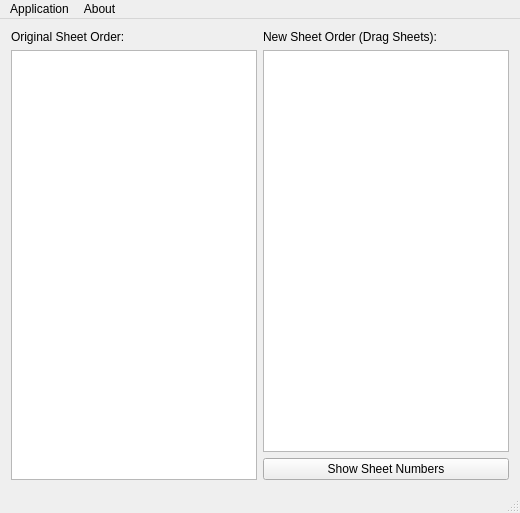
<?xml version="1.0" encoding="UTF-8"?>
<ui version="4.0">
 <class>MainWindow</class>
 <widget class="QMainWindow" name="MainWindow">
  <property name="geometry">
   <rect>
    <x>0</x>
    <y>0</y>
    <width>520</width>
    <height>513</height>
   </rect>
  </property>
  <property name="windowTitle">
   <string>MainWindow</string>
  </property>
  <widget class="QWidget" name="centralWidget">
   <layout class="QHBoxLayout" name="horizontalLayout">
    <item>
     <layout class="QVBoxLayout" name="verticalLayout">
      <item>
       <widget class="QLabel" name="label">
        <property name="text">
         <string>Original Sheet Order:</string>
        </property>
       </widget>
      </item>
      <item>
       <widget class="QListWidget" name="listWidget_original">
        <property name="editTriggers">
         <set>QAbstractItemView::NoEditTriggers</set>
        </property>
        <property name="selectionMode">
         <enum>QAbstractItemView::NoSelection</enum>
        </property>
        <property name="selectionBehavior">
         <enum>QAbstractItemView::SelectItems</enum>
        </property>
       </widget>
      </item>
     </layout>
    </item>
    <item>
     <layout class="QVBoxLayout" name="verticalLayout_2">
      <item>
       <widget class="QLabel" name="label_2">
        <property name="text">
         <string>New Sheet Order (Drag Sheets):</string>
        </property>
       </widget>
      </item>
      <item>
       <widget class="QListWidget" name="listWidget_new">
        <property name="dragEnabled">
         <bool>true</bool>
        </property>
        <property name="dragDropMode">
         <enum>QAbstractItemView::InternalMove</enum>
        </property>
        <property name="selectionMode">
         <enum>QAbstractItemView::ContiguousSelection</enum>
        </property>
       </widget>
      </item>
      <item>
       <widget class="QPushButton" name="pushButton_renumber">
        <property name="text">
         <string>Show Sheet Numbers</string>
        </property>
       </widget>
      </item>
     </layout>
    </item>
   </layout>
  </widget>
  <widget class="QMenuBar" name="menuBar">
   <property name="geometry">
    <rect>
     <x>0</x>
     <y>0</y>
     <width>520</width>
     <height>20</height>
    </rect>
   </property>
   <widget class="QMenu" name="menuFile">
    <property name="title">
     <string>Application</string>
    </property>
    <addaction name="actionOpen"/>
    <addaction name="actionSave"/>
    <addaction name="actionDisable_Hirarchy_Warning"/>
   </widget>
   <widget class="QMenu" name="menuAbout">
    <property name="title">
     <string>About</string>
    </property>
    <addaction name="actionAbout"/>
    <addaction name="actionAbout_Qt"/>
   </widget>
   <addaction name="menuFile"/>
   <addaction name="menuAbout"/>
  </widget>
  <widget class="QStatusBar" name="statusBar"/>
  <action name="actionOpen">
   <property name="text">
    <string>Open Schematic</string>
   </property>
   <property name="shortcut">
    <string>Ctrl+O</string>
   </property>
  </action>
  <action name="actionSave">
   <property name="text">
    <string>Save Rearranged Schematic</string>
   </property>
   <property name="shortcut">
    <string>Ctrl+S</string>
   </property>
  </action>
  <action name="actionAbout">
   <property name="text">
    <string>About</string>
   </property>
  </action>
  <action name="actionAbout_Qt">
   <property name="text">
    <string>About Qt</string>
   </property>
  </action>
  <action name="actionDisable_Hirarchy_Warning">
   <property name="checkable">
    <bool>true</bool>
   </property>
   <property name="text">
    <string>Disable Hirarchy Warning</string>
   </property>
  </action>
 </widget>
 <layoutdefault spacing="6" margin="11"/>
 <resources/>
 <connections/>
</ui>
